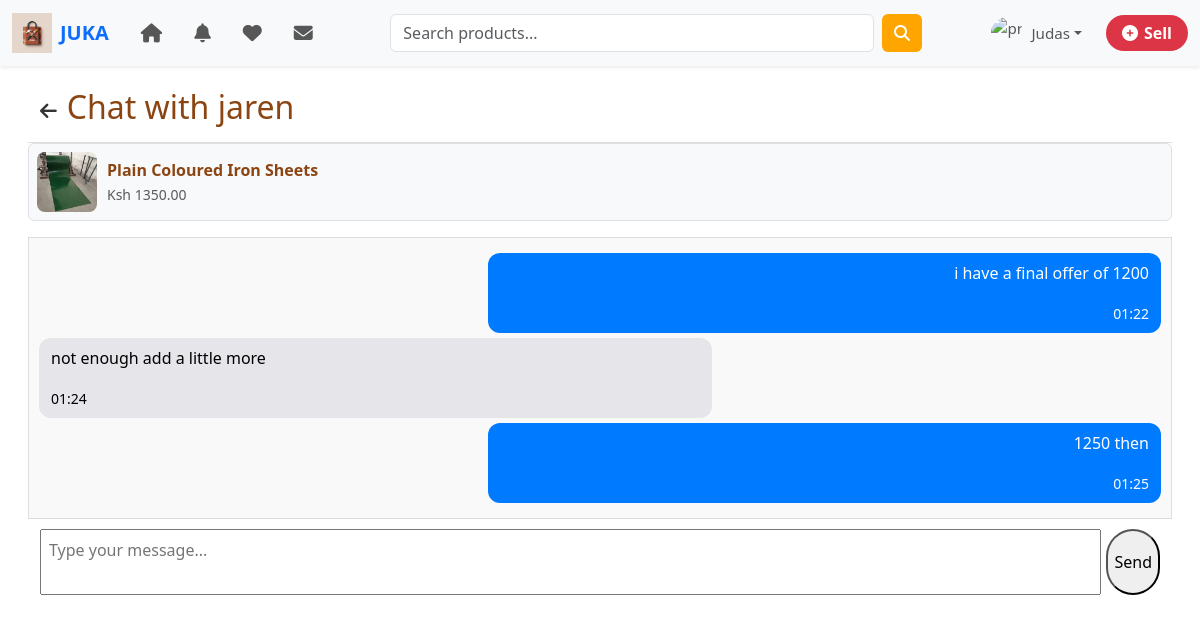
The app's page /messages/conversation/5/6/ (signed in) with its own data.
### accounts/models.py (models this page shows, shortened)
class CustomUser(AbstractUser):
    ROLE_CHOICES = (
        ('buyer', 'Buyer'),
        ('seller', 'Seller'),
    )
    role = models.CharField(max_length=10, choices=ROLE_CHOICES, default='buyer')
    phone_number = models.CharField(max_length=15, blank=True, null=True)
    @property
    def is_seller(self):
        return self.role == 'seller'

### sellers/models.py (models this page shows)
class Advert(models.Model):
    shop = models.ForeignKey(
        Shop,
        related_name='adverts',
        on_delete=models.CASCADE
    )
    seller = models.ForeignKey(settings.AUTH_USER_MODEL, on_delete=models.CASCADE)
    title = models.CharField(max_length=255)
    description = models.TextField(blank=True)
    category = models.ForeignKey("categories.Category", related_name="adverts", on_delete=models.CASCADE)
    price = models.DecimalField(max_digits=10, decimal_places=2)
    type = models.CharField(max_length=50, blank=True, null=True)
    size = models.CharField(max_length=50, blank=True, null=True)
    thickness = models.CharField(max_length=20, blank=True, null=True)
    color = models.CharField(max_length=50, blank=True, null=True)
    weight = models.CharField(max_length=50, blank=True, null=True)  # <-- new
    shape = models.CharField(max_length=50, blank=True, null=True)
    image = models.ImageField(upload_to="adverts/")
    created_at = models.DateTimeField(auto_now_add=True)
    attributes = models.TextField(blank=True, null=True)  # freeform attributes
    active = models.BooleanField(default=True)  # Active or Draft

### messaging/models.py (models this page shows, shortened)
class Message(models.Model):
    sender = models.ForeignKey(
        settings.AUTH_USER_MODEL, on_delete=models.CASCADE, related_name="sent_messages"
    )
    receiver = models.ForeignKey(
        settings.AUTH_USER_MODEL, on_delete=models.CASCADE, related_name="received_messages"
    )
    advert = models.ForeignKey(Advert, on_delete=models.CASCADE, null=True, blank=True)
    content = models.TextField()
    timestamp = models.DateTimeField(auto_now_add=True)
    is_read = models.BooleanField(default=False)

### messaging/views.py (the view, shortened to what this page needs)
# urls.py: path('conversation/<int:user_id>/<int:advert_id>/', views.conversation, name="conversation"),
@login_required
def conversation(request, user_id, advert_id):
    other_user = get_object_or_404(User, id=user_id)
    advert = get_object_or_404(Advert, id=advert_id)
    if other_user == request.user:
        return redirect("inbox")
    messages = Message.objects.filter(
        sender__in=[request.user, other_user],
        receiver__in=[request.user, other_user],
    ).order_by("timestamp")
    Message.objects.filter(
        sender=other_user,
        receiver=request.user,
        is_read=False
    ).update(is_read=True)
    return render(request, "conversation.html", {
        "other_user": other_user,
        "messages": messages,
        "advert": advert
    })

### JUKA/context_processors.py (called while the page is built)
def categories_processor(request):
    return {
        "categories": Category.objects.all()
    }

def saved_items(request):
    saved_ids = set()
    if request.user.is_authenticated:
        saved_ids = set(SavedItem.objects.filter(user=request.user).values_list("advert_id", flat=True))
    return {'user_saved_ids': saved_ids}

def unread_counts(request):
    if request.user.is_authenticated:
        unread_messages = Message.objects.filter(
            receiver=request.user,
            is_read=False
        ).count()
        unread_notifications = Notification.objects.filter(
            user=request.user,
            is_read=False
        ).count()
    else:
        unread_messages = 0
        unread_notifications = 0
    return {
        'unread_messages': unread_messages,
        'unread_notifications': unread_notifications,
    }

### messaging/templates/conversation.html (shortened to what this page needs)
{% extends "base.html" %}
{% block content %}
<div class="chat-header flex items-center space-x-2">
    <a href="{% url 'inbox' %}" class="back-btn text-xl">
        <i class="fa fa-arrow-left"></i>
    </a>
    <h2 class="text-lg font-semibold">Chat with {{ other_user.username }}</h2>
</div>
<div class="mb-3 p-2 border rounded bg-light d-flex align-items-center">
    {% if advert.image %}
    <img src="{{ advert.image.url }}"
         alt="{{ advert.title }}"
         style="width:60px;height:60px;object-fit:cover;border-radius:8px;margin-right:10px;">
    {% endif %}
    <div>
        <strong>{{ advert.title }}</strong><br>
        <small class="text-muted">Ksh {{ advert.price }}</small>
    </div>
</div>
<div class="chat-box">
    {% for msg in messages %}
    <div class="message {% if msg.sender == request.user %}sent{% else %}received{% endif %}">
        <p>{{ msg.content }}</p>
        <small>{{ msg.timestamp|date:"H:i" }}</small>
    </div>
    {% endfor %}
</div>
<form method="post" class="chat-input">
    <textarea name="content" rows="2" placeholder="Type your message..."></textarea>
    <button type="submit">Send</button>
</form>
{% endblock %}

### templates/base.html (shortened to what this page needs)
{% load static %}
{% load socialaccount %}
<!doctype html>
<html lang="en">
<head>
    <link href="https://cdn.jsdelivr.net/npm/bootstrap@5.3.2/dist/css/bootstrap.min.css" rel="stylesheet">
    <link rel="stylesheet" href="{% static 'main.css' %}">
    <link href="https://cdnjs.cloudflare.com/ajax/libs/font-awesome/6.4.0/css/all.min.css" rel="stylesheet">
</head>
<body>
<nav class="navbar navbar-expand-lg navbar-light bg-light shadow-sm">
    <div class="container-fluid">
        <a class="navbar-brand fw-bold text-primary d-flex align-items-center" href="{% url 'home' %}">
            <img src="{% static 'logo.png' %}" alt="Logo" width="40" class="me-2"> JUKA
        </a>
        <div class="collapse navbar-collapse" id="navbarSupportedContent">
            <ul class="navbar-nav me-auto mb-2 mb-lg-0 d-flex align-items-center">
                <li class="nav-item mx-2">
                    <a class="nav-link" href="{% url 'home' %}" title="Home">
                    </a>
                </li>
                <li class="nav-item mx-2">
                    {% if user.is_authenticated %}
                    <a class="nav-link" href="{% url 'notifications' %}" title="Notifications">
                    </a>
                    {% endif %}
                </li>
                <li class="nav-item mx-2">
                    {% if user.is_authenticated %}
                    <a class="nav-link" href="{% url 'saved_items' %}" title="Saved Items">
                    </a>
                    {% endif %}
                </li>
                <li class="nav-item mx-2">
                    {% if user.is_authenticated %}
                    <a class="nav-link" href="{% url 'inbox' %}" title="Messages">
                    </a>
                    {% endif %}
                </li>
            </ul>
            <form class="d-flex mx-auto w-50" method="get" action="{% url 'search' %}">
                <input class="form-control me-2" type="search" placeholder="Search products..." aria-label="Search">
                <button class="btn btn-primary" type="submit">
                    <i class="fas fa-search"></i>
                </button>
            </form>
            <ul class="navbar-nav ms-auto d-flex align-items-center">
                <li class="nav-item dropdown d-flex align-items-center">
                    {% if user.is_authenticated %}
                    <a class="nav-link dropdown-toggle d-flex align-items-center" href="#" role="button"
                       data-bs-toggle="dropdown" aria-expanded="false">
                        <img src="https://cdn-icons-png.flaticon.com/512/149/149071.png"
                             class="rounded-circle me-2" width="32" height="32" alt="profile">
                        <span>{{ user.first_name }}</span>
                    </a>
                    {% else %}
                    <button class="btn btn-outline-primary" data-bs-toggle="modal" data-bs-target="#loginModal">
                        Login
                    </button>
                    {% endif %}
                </li>
                <li class="nav-item ms-3">
                    {% if user.is_authenticated %}
                    {% if user.sellerprofile %}
                    <a href="{% url 'create_advert' %}" class="btn btn-danger">
                        <i class="fas fa-plus-circle"></i> Sell
                    </a>
                    {% else %}
                    <a href="{% url 'setup_seller_profile' %}" class="btn btn-danger">
                        <i class="fas fa-plus-circle"></i> Sell
                    </a>
                    {% endif %}
                    {% else %}
                    <button class="btn btn-danger" data-bs-toggle="modal" data-bs-target="#loginModal">
                        <i class="fas fa-plus-circle"></i> Sell
                    </button>
                    {% endif %}
                </li>
            </ul>
        </div>
    </div>
</nav>
<div class="{% if show_sidebar %}layout-with-sidebar{% else %}layout-fullwidth{% endif %}">
    <div class="main-content container">
        <div class="row">
            {% block content %}{% endblock %}
        </div>
    </div>
</div>
</body>
</html>

### static/main.css (style rules this page uses)
body { padding-top: 70px; width: 100%; max-width: 100%; font-family: 'Segoe UI', Arial, sans-serif; overflow-x: hidden; }
:root { --orange: #FFA500; --yellow: #FFD700; --brown: #8B4513; --white: #ffffff; }
body { background-color: var(--white); color: var(--brown); }
.btn-primary { background-color: var(--orange); border: none; }
.navbar { position: fixed; top: 0; left: 0; width: 100%; z-index: 1050; }
.navbar { font-size: 0.95rem; }
.navbar .nav-link { display: flex; align-items: center; gap: 0; }
form input { border-radius: 50px; }
form button { border-radius: 50px; }
.navbar .btn-danger { background-color: #dc3545; border: none; font-weight: bold; border-radius: 30px; padding: 6px 16px; display: flex; align-items: center; gap: 6px; transition: background-color 0.3s ease; }
.layout-fullwidth .main-content { width: 100%; padding: 10px; }

### messaging/templates/conversation.html (style rules this page uses)
.chat-box { border: 1px solid #ddd; padding: 10px; max-height: 400px; overflow-y: auto; background: #f9f9f9; }
.message { margin: 5px 0; padding: 8px 12px; border-radius: 12px; max-width: 60%; }
.message.sent { background: #007bff; color: white; margin-left: auto; text-align: right; }
.message.received { background: #e5e5ea; color: black; margin-right: auto; }
.chat-input { display: flex; margin-top: 10px; }
.chat-input textarea { flex: 1; resize: none; padding: 8px; }
.chat-input button { margin-left: 5px; }
.back-btn { font-size: 22px; color: #333; margin-right: 12px; text-decoration: none; }
.chat-header { display: flex; align-items: center; background: #fff; padding: 8px 12px; border-bottom: 1px solid #ddd; }
.back-btn { font-size: 1.2rem; color: #333; text-decoration: none; margin-right: 10px; }

### records on screen
CustomUser: first_name "Judas"
CustomUser: username "jaren"
Advert: image (picture), title "Plain Coloured Iron Sheets", price "1350.00"
Message: content "i have a final offer of 1200", timestamp "01:22"
Message: content "not enough add a little more", timestamp "01:24"
Message: content "1250 then", timestamp "01:25"
